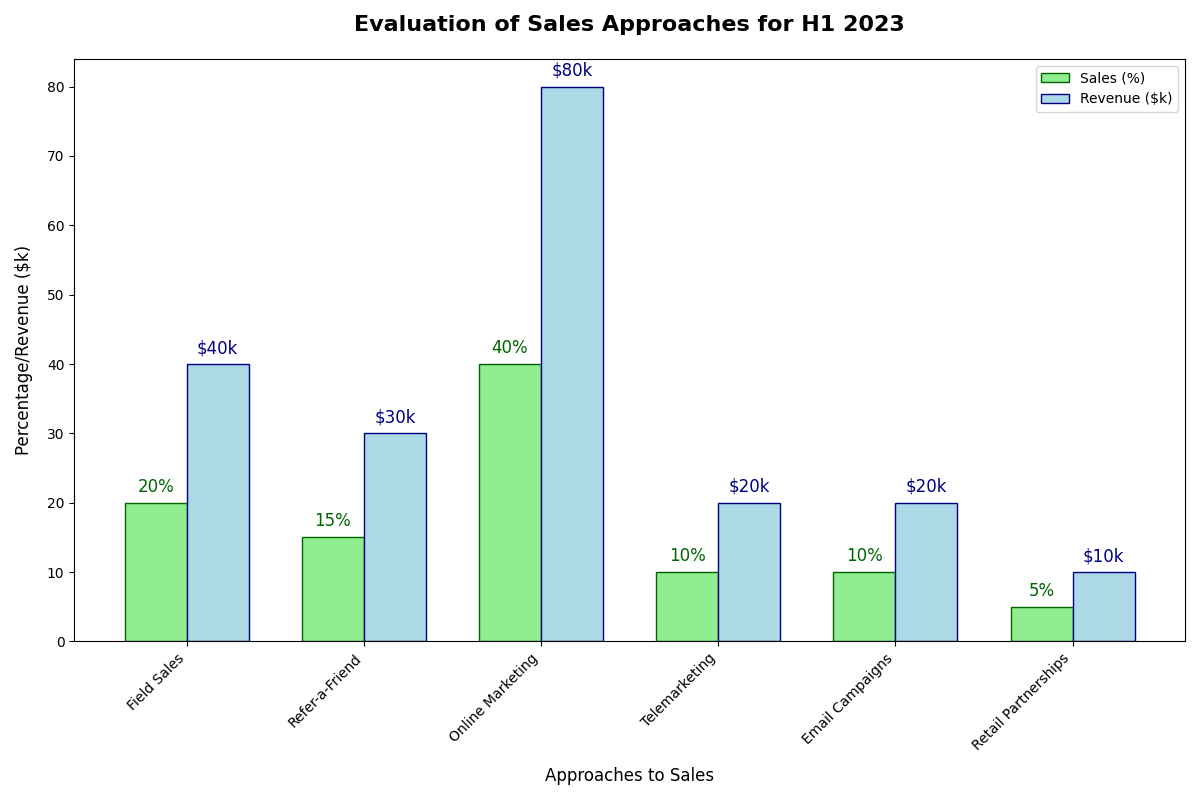

The script that drew this image:
import matplotlib.pyplot as plt
import numpy as np

strategies = [
    'Field Sales', 'Refer-a-Friend', 'Online Marketing', 
    'Telemarketing', 'Email Campaigns', 'Retail Partnerships'
]
sales_percentages = [20, 15, 40, 10, 10, 5]
revenues = [40, 30, 80, 20, 20, 10]  # Revenue in thousands for bar plotting

x = np.arange(len(strategies))
width = 0.35  # Width of the bars

fig, ax = plt.subplots(figsize=(12, 8))

bars1 = ax.bar(x - width/2, sales_percentages, width, label='Sales (%)', color='lightgreen', edgecolor='darkgreen')
bars2 = ax.bar(x + width/2, revenues, width, label='Revenue ($k)', color='lightblue', edgecolor='navy')

ax.set_ylabel('Percentage/Revenue ($k)', fontsize=12, labelpad=10)
ax.set_xlabel('Approaches to Sales', fontsize=12, labelpad=10)
ax.set_title('Evaluation of Sales Approaches for H1 2023', fontsize=16, fontweight='bold', pad=20)
ax.set_xticks(x)
ax.set_xticklabels(strategies, rotation=45, ha='right')

# Annotate bars for sales percentages
for bar in bars1:
    height = bar.get_height()
    ax.text(bar.get_x() + bar.get_width()/2, height + 1, f'{height}%', ha='center', va='bottom', fontsize=12, color='darkgreen')

# Annotate bars for revenue
for bar in bars2:
    height = bar.get_height()
    ax.text(bar.get_x() + bar.get_width()/2, height + 1, f'${height}k', ha='center', va='bottom', fontsize=12, color='navy')

ax.legend(loc='upper right')

plt.tight_layout()
plt.show()
